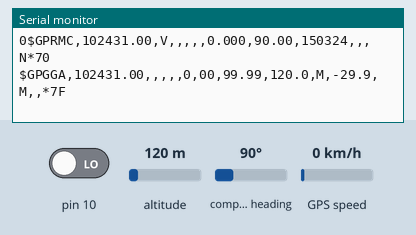
Recording of a sketch running on a simulated Arduino Uno, built with avr-gcc and run on an emulated ATmega328P. Parts: the last lines printed to the serial monitor. The test bench sets the inputs (shaded band); at power-on: altitude 120 m, pin 10 LOW, compass heading 90°, GPS speed 0 km/h. The GPS gets a fix after 3 s at 37.7749, -122.4194 with 8 satellites; the modem accepts every AT command (registered, SIM ready, sends succeed) and sends nothing else.

Above: at 1.4 s.
1.5 s: altitude set to 250 m
At 3.0 s:
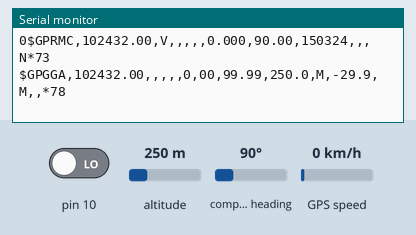
4.7 s: pin 10 driven HIGH
At 6.2 s:
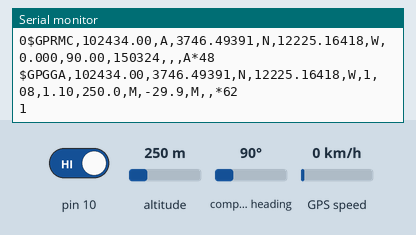

Measured:
- after the input at 1.5 s, the serial monitor: prints a new line after 0.78 s (image 1)
- after the input at 4.7 s, the serial monitor: prints a new line after 0.54 s (image 2)

The sketch:

GPS_GSM.ino.ino
```cpp
#include <TinyGPS.h>
#include <SoftwareSerial.h>
#include <Wire.h>
SoftwareSerial Gsm(6, 7);
String phone_no = "+917904915518";
TinyGPS gps;
int state;
String textMessage;

void setup() {
  Serial.begin(9600);
  Gsm.begin(9600);
  Serial.print("AT+CMGF=1\r");
  delay(100);
  Serial.print("AT+CNMI=2,2,0,0,0\r");
  delay(100);
  pinMode(10, INPUT);
}

void loop() {
  bool newData = false;
  unsigned long chars;
  unsigned short sentences, failed;
  for (unsigned long start = millis();
       millis() - start < 1000;) {
    while (Serial.available()) {
      char c = Serial.read();
      Serial.print(c);
      if (gps.encode(c))
        newData = true;
    }
  }
  if (Gsm.available() > 0) {
    textMessage = Gsm.readString();
    textMessage.toUpperCase();
    delay(10);
  }
 /* //Prateek
  //www.justdoelectronics.com
  Serial.println(failed);
}*/
state = digitalRead(10);
Serial.print(state);
if (state == 1)
//Prateek
//www.justdoelectronics.com

{
  //float flat, flon;
  //unsigned long age;
  //gps.f_get_position(&flat, &flon, &age);
  Gsm.println("AT+CMGF=1");
  //Gsm.print("AT+CMGS=\"");
  Gsm.println("AT+CMGS=\"+917904915518\"\r");
  Gsm.println(phone_no);
  Gsm.println("\"");
  Gsm.println("Alert I need help.............");
  Gsm.print("http://maps.google.com/maps?q=loc:");
  //Gsm.print(flat == TinyGPS::GPS_INVALID_F_ANGLE ? 0.0 : flat, 6);
  Gsm.print(",");
  //Gsm.print(flon == TinyGPS ::GPS_INVALID_F_ANGLE ? 0.0 : flon, 6);
  delay(2000);
  Gsm.println((char)26);
  //Prateek
  //www.justdoelectronics.com

  delay(200);
  Gsm.println();

  Serial.println("SMS Sent");

  Serial.println("Call");
  delay(20000);
  Gsm.println("ATD+917904915518;");
  delay(15000);
  Gsm.println("ATH");
  delay(1000);

} else {
  delay(10);
}
}
```
